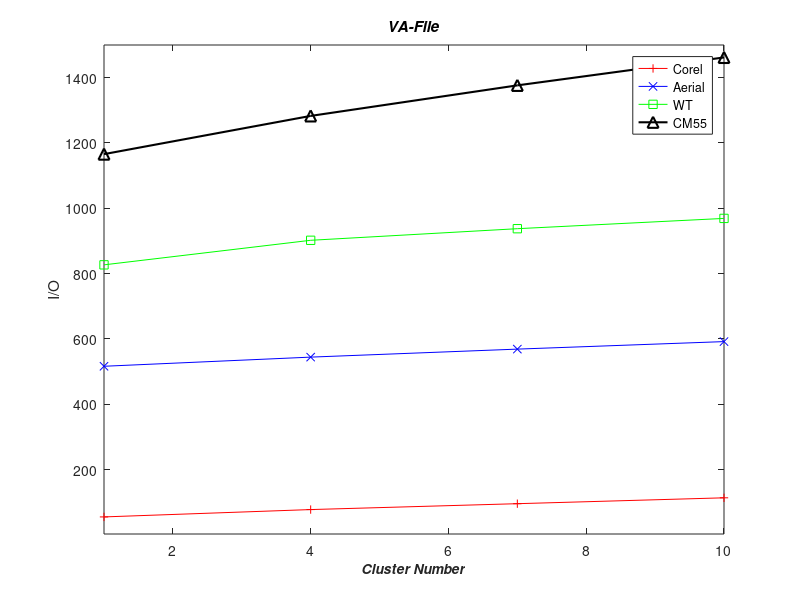

Recreate this plot in MATLAB. (Note: this script raises an error after producing the figure.)
%% depict the performance comparison between HB, HB+, VA-File, iDistance
% some common config
linesolid = ['-r+'; '-bx'; '-gs'; '-k^'; '-m*';];
linedashed = [':r+'; ':bx'; ':gs'; ':k^'; ':m*';];
% line1=['-r+'; '-bx']; 
hold on;
box on;
% grid on;

%% Corel
% ratio
subplot(1,1,1);
x_h = [1:3:10];
y_io = [...
    55.3,77.8,95.8,113.8;...
    516.5,544.5,569,592;...
    827,902.15,937.65,969.15;...
    1165.92,1282.92,1376.42,1461.92;];

plot(...
        x_h, y_io(1,:), linesolid(1,:), ...
        x_h, y_io(2,:), linesolid(2,:), ...
        x_h, y_io(3,:), linesolid(3,:), ...
        x_h, y_io(4,:), linesolid(4,:), ...
        'LineWidth',1.5, 'MarkerSize',8);

title('VA-File', 'FontAngle', 'Italic', 'FontWeight', 'Bold');
xlabel('Cluster Number');
ylabel('I/O');
legend('Corel', 'Aerial', 'WT', 'CM55');
        
axis([1,10,3,1500]);
set(get(gca,'XLabel'),'FontSize',10, 'FontAngle', 'Italic', 'FontWeight', 'Bold', 'Vertical','top');
set(get(gca,'YLabel'),'FontSize',10, 'FontAngle', 'Italic', 'FontWeight', 'Bold', 'Vertical','middle');
set(gcf,'Position',[10 10 550, 400]);
% set(gca, 'Fontname', 'Helvetica',  'FontSize',10);
set(gca, 'XTick', x_h');
set(gca, 'YTick', [0:500:1500]);